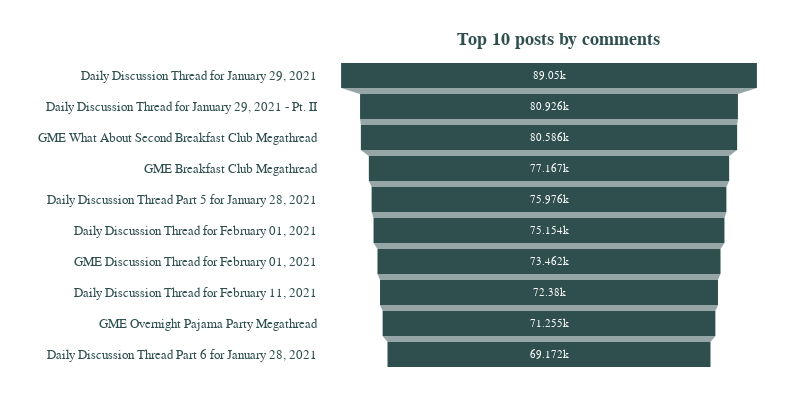

The code cell stored with this chart in its notebook:
### Code cell
# Comments chart
fig = px.funnel(
    posts10,
    x="comms_num",
    y="title",
    color_discrete_sequence=["darkslategray"],
    title="<b>Top 10 posts by comments<b>",  # , #orientation='v'
    width=800,
    height=400,
)
# Remove x axes from the fig
# fig.update_yaxes(visible=False, showticklabels=False)
fig.update_xaxes(
    tickfont_family="Charter", ticks="outside", tickcolor="white", ticklen=10
)
fig.update_traces(textposition="inside", textfont_size=11)

# Put the title in the middle
fig.update(layout=dict(title=dict(x=0.825, y=0.92)))
# Remove the legend and put the background in white
fig.update_layout(
    showlegend=False,
    plot_bgcolor="white",
    yaxis=dict(title=""),
    margin=dict(autoexpand=True, l=100, r=20, t=60, b=30),
    font=dict(family="Charter", size=13, color="darkslategray"),
)
fig.show()

### Figure 1 — Plotly figure (JSON) as saved in the notebook; plotly's stock layout.template omitted (floating-point values rounded to 4 significant figures)
{"data": [{"hovertemplate": "comms_num=%{x}<br>title=%{y}<extra></extra>", "legendgroup": "", "marker": {"color": "darkslategray"}, "name": "", "orientation": "h", "showlegend": false, "textfont": {"size": 11}, "textposition": "inside", "type": "funnel", "x": [89050, 80926, 80586, 77167, 75976, 75154, 73462, 72380, 71255, 69172], "xaxis": "x", "y": ["Daily Discussion Thread for January 29, 2021", "Daily Discussion Thread for January 29, 2021 - Pt. II", "GME What About Second Breakfast Club Megathread", "GME Breakfast Club Megathread", "Daily Discussion Thread Part 5 for January 28, 2021", "Daily Discussion Thread for February 01, 2021", "GME Discussion Thread for February 01, 2021", "Daily Discussion Thread for February 11, 2021", "GME Overnight Pajama Party Megathread", "Daily Discussion Thread Part 6 for January 28, 2021"], "yaxis": "y"}], "layout": {"font": {"color": "darkslategray", "family": "Charter", "size": 13}, "height": 400, "legend": {"tracegroupgap": 0}, "margin": {"autoexpand": true, "b": 30, "l": 100, "r": 20, "t": 60}, "plot_bgcolor": "white", "showlegend": false, "title": {"text": "<b>Top 10 posts by comments<b>", "x": 0.825, "y": 0.92}, "width": 800, "xaxis": {"anchor": "y", "domain": [0, 1], "tickcolor": "white", "tickfont": {"family": "Charter"}, "ticklen": 10, "ticks": "outside", "title": {"text": "comms_num"}}, "yaxis": {"anchor": "x", "domain": [0, 1], "title": {"text": ""}}}}
